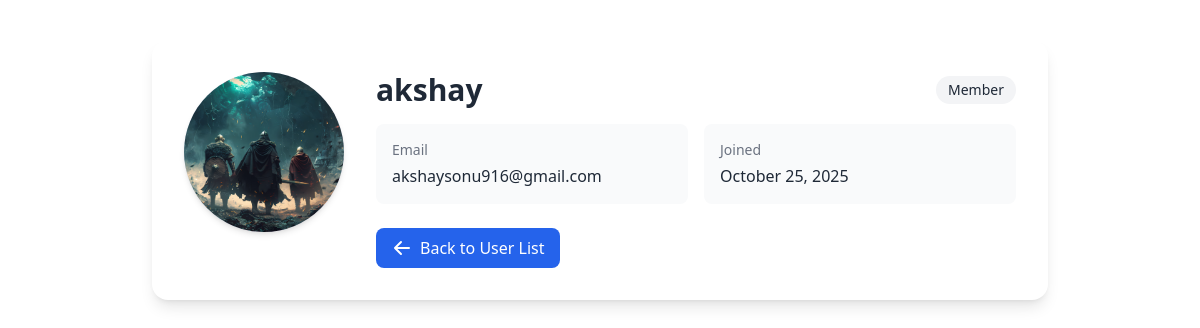
Page /admin_users/1/profile/ on the committed database.
### myapp/models.py (models this page shows, shortened)
class CustomUser(AbstractUser):
    email = models.EmailField(_('email address'), unique=True)
    profile_picture = models.ImageField(upload_to='profile_pics/', default='default.jpg')
    bio = models.TextField(max_length=500, blank=True)
    location = models.CharField(max_length=100, blank=True)
    birth_date = models.DateField(null=True, blank=True)
    is_public = models.BooleanField(default=True)
    cover_photo = models.ImageField(upload_to='cover_photos/', blank=True, null=True)
    is_suspended = models.BooleanField(default=False)
    is_verified = models.BooleanField(default=False)
    ROLE_CHOICES = (
        ('user', 'User'),
        ('moderator', 'Moderator'),
        ('admin', 'Admin'),
    )
    role = models.CharField(max_length=10, choices=ROLE_CHOICES, default='user')

### myapp/views.py (the view)
# urls.py: path('admin_users/<int:user_id>/profile/', views.admin_user_profile, name='admin_user_profile'),
def admin_user_profile(request, user_id):
    user = get_object_or_404(CustomUser, id=user_id)
    return render(request, 'admin_user_profile.html', {'user': user})

### templates/admin_user_profile.html (shortened to what this page needs)
<!DOCTYPE html>
<html lang="en">
<head>
    <script src="https://cdn.tailwindcss.com"></script>
</head>
<body>
{% block content %}
<div class="max-w-4xl mx-auto mt-10 p-8 bg-white rounded-2xl shadow-lg">
    <div class="flex flex-col md:flex-row gap-8">
        <div class="flex-shrink-0">
            <div class="w-40 h-40 rounded-full bg-gradient-to-br from-blue-100 to-purple-100 flex items-center justify-center shadow-md">
                {% if user.profile_picture %}
                    <img src="{{ user.profile_picture.url }}" alt="{{ user.username }}" class="w-full h-full rounded-full object-cover">
                {% else %}
                    <span class="text-5xl font-bold text-gray-500">{{ user.username|first|upper }}</span>
                {% endif %}
            </div>
        </div>
        <div class="flex-grow">
            <div class="flex items-center justify-between mb-4">
                <h2 class="text-3xl font-bold text-gray-800">{{ user.username }}</h2>
                <span class="px-3 py-1 rounded-full text-sm font-medium
                    {% if user.is_suspended %}bg-red-100 text-red-800
                    {% elif user.is_verified %}bg-green-100 text-green-800
                    {% else %}bg-gray-100 text-gray-800{% endif %}">
                    {% if user.is_suspended %}Suspended
                    {% elif user.is_verified %}Verified
                    {% else %}Member{% endif %}
                </span>
            </div>
            <div class="grid grid-cols-1 md:grid-cols-2 gap-4 mb-6">
                <div class="bg-gray-50 p-4 rounded-lg">
                    <p class="text-sm text-gray-500 mb-1">Email</p>
                    <p class="font-medium text-gray-800">{{ user.email }}</p>
                </div>
                <div class="bg-gray-50 p-4 rounded-lg">
                    <p class="text-sm text-gray-500 mb-1">Joined</p>
                    <p class="font-medium text-gray-800">{{ user.date_joined|date:"F j, Y" }}</p>
                </div>
            </div>
            <div class="mt-6">
                <a href="{% url 'admin_user_list' %}" class="inline-flex items-center px-4 py-2 bg-blue-600 text-white rounded-lg hover:bg-blue-700 transition-colors">
                    <svg xmlns="http://www.w3.org/2000/svg" class="h-5 w-5 mr-2" viewBox="0 0 20 20" fill="currentColor">
                        <path fill-rule="evenodd" d="M9.707 16.707a1 1 0 01-1.414 0l-6-6a1 1 0 010-1.414l6-6a1 1 0 011.414 1.414L5.414 9H17a1 1 0 110 2H5.414l4.293 4.293a1 1 0 010 1.414z" clip-rule="evenodd" />
                    </svg>
                    Back to User List
                </a>
            </div>
        </div>
    </div>
</div>
{% endblock %}
</body>
</html>

### rows in the picture
CustomUser: profile_picture (picture), username "akshay", email "akshaysonu916@gmail.com", date_joined "October 25, 2025"
